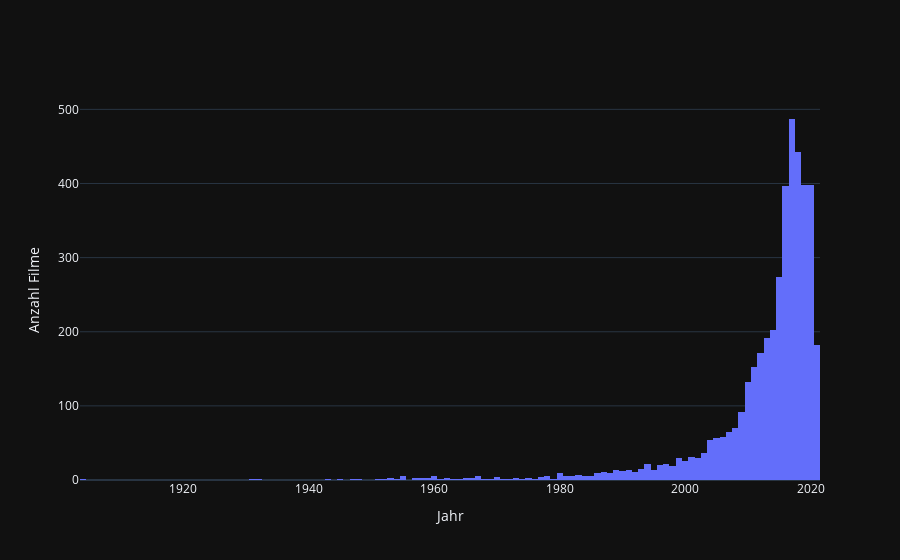

Notebook cell for this chart:
### Code cell
data = [
    go.Histogram( x = X_train['Year'])
    ]

fig = go.Figure(data)
fig.update_xaxes(title_text='Jahr') #Achsen immer Beschriften
fig.update_yaxes(title_text='Anzahl Filme')
fig.show()

### Figure 1 — Plotly figure (JSON) as saved in the notebook; plotly's stock layout.template omitted (floating-point values rounded to 4 significant figures; data arrays with more than 128 entries replaced by an {"elided": "..."} marker saying what was removed)
{"data": [{"x": {"elided": "4294 int values"}, "type": "histogram"}], "layout": {"xaxis": {"title": {"text": "Jahr"}}, "yaxis": {"title": {"text": "Anzahl Filme"}}}}
